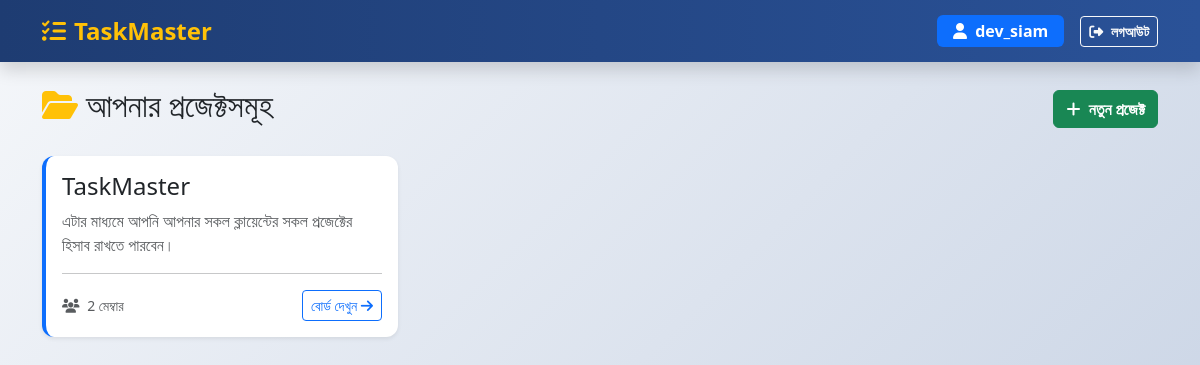
Screenshot of / (signed in) with the database file from the repository.
### core/models.py (models this page shows, shortened)
class Project(models.Model):
    title = models.CharField(max_length=200)
    description = models.TextField(blank=True, null=True)
    created_at = models.DateTimeField(auto_now_add=True)
    owner = models.ForeignKey(User, on_delete=models.CASCADE, related_name='projects')
    members = models.ManyToManyField(User, related_name='member_projects', blank=True)

### core/views.py (the view)
# urls.py: path('', views.dashboard, name='dashboard'),
@login_required
def dashboard(request):
    projects = Project.objects.filter(owner=request.user) | Project.objects.filter(members=request.user)
    projects = projects.distinct()
    return render(request, 'core/dashboard.html', {'projects': projects})

### core/templates/core/dashboard.html (shortened to what this page needs)
{% extends 'base.html' %}
{% block content %}
<div class="d-flex justify-content-between align-items-center mb-4">
    <h2><i class="fa-solid fa-folder-open me-2 text-warning"></i>আপনার প্রজেক্টসমূহ</h2>
    <a href="{% url 'create_project' %}" class="btn btn-success fw-bold"><i class="fa-solid fa-plus me-1"></i> নতুন প্রজেক্ট</a>
</div>
<div class="row">
    {% for project in projects %}
        <div class="col-md-4 mb-4">
            <div class="card shadow-sm h-100 border-start border-4 border-primary">
                <div class="card-body">
                    <h4 class="card-title text-dark">{{ project.title }}</h4>
                    <p class="card-text text-muted">{{ project.description|default:"কোনো বিবরণ দেওয়া হয়নি।"|truncatewords:15 }}</p>
                    <hr>
                    <div class="d-flex justify-content-between align-items-center">
                        <small class="text-muted"><i class="fa-solid fa-users me-1"></i> {{ project.members.count|add:1 }} মেম্বার</small>
                        <a href="{% url 'project_detail' project.id %}" class="btn btn-outline-primary btn-sm">বোর্ড দেখুন <i class="fa-solid fa-arrow-right"></i></a>
                    </div>
                </div>
            </div>
        </div>
    {% empty %}
        <div class="col-12 text-center py-5">
            <h4 class="text-muted">এখনো কোনো প্রজেক্ট তৈরি করা হয়নি!</h4>
            <a href="{% url 'create_project' %}" class="btn btn-primary mt-2">প্রথম প্রজেক্ট তৈরি করুন</a>
        </div>
    {% endfor %}
</div>
{% endblock %}

### core/templates/base.html (shortened to what this page needs)
<!DOCTYPE html>
<html lang="bn">
<head>
    <link href="https://cdn.jsdelivr.net/npm/bootstrap@5.3.0/dist/css/bootstrap.min.css" rel="stylesheet">
    <link rel="stylesheet" href="https://cdnjs.cloudflare.com/ajax/libs/font-awesome/6.4.0/css/all.min.css">
</head>
<body>
    <nav class="navbar navbar-expand-lg navbar-dark shadow">
        <div class="container">
            <a class="navbar-brand text-warning fw-bold fs-4" href="{% url 'dashboard' %}">
                <i class="fa-solid fa-list-check me-2"></i>TaskMaster
            </a>
            {% if user.is_authenticated %}
            <div class="d-flex align-items-center">
                <span class="text-white me-3 badge bg-primary px-3 py-2 fs-6">
                    <i class="fa-solid fa-user me-1"></i> {{ user.username }}
                </span>
                <a href="{% url 'logout' %}" class="btn btn-outline-light btn-sm fw-bold">
                    <i class="fa-solid fa-right-from-bracket me-1"></i> লগআউট
                </a>
            </div>
            {% endif %}
        </div>
    </nav>
    <div class="container my-4">
        {% block content %}{% endblock %}
    </div>
</body>
</html>

### core/templates/base.html (style rules this page uses)
body { background: linear-gradient(135deg, #f5f7fa 0%, #c3cfe2 100%); min-height: 100vh; font-family: 'Segoe UI', Roboto, Helvetica, Arial, sans-serif; }
.navbar { background: linear-gradient(90deg, #1e3c72 0%, #2a5298 100%) !important; }
.card { border: none; border-radius: 12px; transition: transform 0.2s ease, box-shadow 0.2s ease; }

### rows the page displays
Project: title "TaskMaster", description "এটার মাধ্যমে আপনি আপনার সকল ক্লায়েন্টের সকল প্রজেক্টের হিসাব রাখতে পারবেন।", members.count|add "2"

### other values shown
{{ user.username }} "dev_siam"
